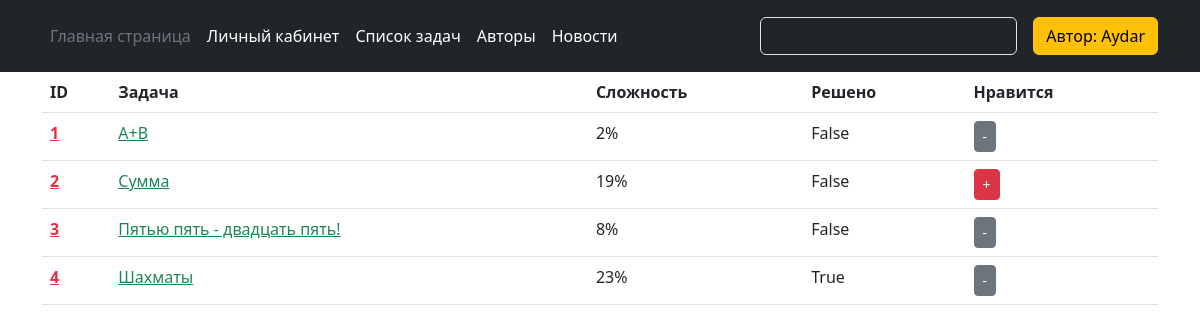
Page /problems (signed in) on the committed database.
### data/users.py (models this page shows, shortened)
class User(SqlAlchemyBase, UserMixin, SerializerMixin):
    __tablename__ = 'users'
    id = sqlalchemy.Column(sqlalchemy.Integer,
                           primary_key=True, autoincrement=True)
    username = sqlalchemy.Column(sqlalchemy.String, nullable=False)
    email = sqlalchemy.Column(sqlalchemy.String,
                              index=True, unique=True, nullable=True)
    hashed_password = sqlalchemy.Column(sqlalchemy.String, nullable=True)
    role = sqlalchemy.Column(sqlalchemy.String)
    problems = orm.relationship('Problems', back_populates='author')
    solved_problems = orm.relationship('Solvings', back_populates='student')
    favourite_problems = orm.relationship('FavouriteProblems', back_populates='student')

### data/problems.py (models this page shows)
class Problems(SqlAlchemyBase, SerializerMixin):
    __tablename__ = 'problems'
    id = sqlalchemy.Column(sqlalchemy.Integer, primary_key=True, autoincrement=True)
    author_id = sqlalchemy.Column(sqlalchemy.Integer, sqlalchemy.ForeignKey("users.id"))
    title = sqlalchemy.Column(sqlalchemy.String, nullable=True)
    description = sqlalchemy.Column(sqlalchemy.String, nullable=True)
    input_description = sqlalchemy.Column(sqlalchemy.String, nullable=True)
    output_description = sqlalchemy.Column(sqlalchemy.String, nullable=True)
    difficult = sqlalchemy.Column(sqlalchemy.Integer, nullable=True)
    rating = sqlalchemy.Column(sqlalchemy.Integer, default=100)
    example_count = sqlalchemy.Column(sqlalchemy.Integer, default=0)
    test_count = sqlalchemy.Column(sqlalchemy.Integer, default=0)
    time_needed = sqlalchemy.Column(sqlalchemy.String, default='1 сек')
    memory_needed = sqlalchemy.Column(sqlalchemy.String, default='16 Мб')
    post_date = sqlalchemy.Column(sqlalchemy.DateTime, default=datetime.datetime.now())
    author = orm.relationship('User')
    students_that_solved = orm.relationship('Solvings', back_populates='problem')
    students_that_liked = orm.relationship('FavouriteProblems', back_populates='problem')
    tests = orm.relationship('Test', back_populates='problem')
    examples = orm.relationship('Example', back_populates='problem')

### server.py (the view)
@app.route('/problems')
def problems():
    db_sess = db_session.create_session()
    problems = db_sess.query(Problems)
    fav_problems = [item.problem_id for item in db_sess.query(FavouriteProblems).filter(current_user.id == FavouriteProblems.student_id)]
    solved = [item.problem_id for item in
                    db_sess.query(Solvings).filter(current_user.id == Solvings.student_id)]
    return render_template('problems.html', title='Задачи', problems=problems, fav_problems=fav_problems, solved=solved)

### data/db_session.py (called while the page is built)
def create_session() -> Session:
    global __factory
    return __factory()

### server.py (called while the page is built)
@login_manager.user_loader
def load_user(user_id):
    db_sess = db_session.create_session()
    return db_sess.query(User).get(user_id)

### templates/problems.html
{% extends "base.html" %}
{% block content %}
    <table class="table">
      <thead class="thead-light">
        <tr>
          <th scope="col">ID</th>
          <th scope="col">Задача</th>
          <th scope="col">Сложность</th>
          <th scope="col">Решено</th>
          {% if current_user.is_authenticated%}
            <th scope="col">Нравится</th>
          {% endif %}
        </tr>
      </thead>
      <tbody>
        {% for item in problems %}
        <tr>
          <th scope="row"><a href="/problem/{{item.id}}" class="link-danger">{{item.id}}</a></th>
          <td><a href="/problem/{{item.id}}" class="link-success">{{item.title}}</a></td>
          <td>{{item.difficult}}%</td>
          {% if current_user.is_authenticated %}
            {% if item.id in solved %}
              <td>True</td>
            {% else %}
              <td>False</td>
            {% endif %}
            {% if item.id in fav_problems %}
              <td><a class="btn btn-secondary btn-sm" href="/liked/{{item.id}}">-</a></td>
            {% else %}
              <td><a class="btn btn-danger btn-sm" href="/liked/{{item.id}}">+</a></td>
            {% endif %}
          {% endif %}
        </tr>
        {% endfor %}
      </tbody>
    </table>
{% endblock %}

### templates/base.html (shortened to what this page needs)
<!DOCTYPE html>
<html lang="en">
<head>
    <link rel="stylesheet" href=/static/css/style.css/>
    <link rel="stylesheet" href="/static/vendor/css/bootstrap.min.css">
</head>
<body>
    <header class="p-3 text-bg-dark">
    <div class="container">
      <div class="d-flex flex-wrap align-items-center justify-content-center justify-content-lg-start">
        <ul class="nav col-12 col-lg-auto me-lg-auto mb-2 justify-content-center mb-md-0">
          <li><a href="/" class="nav-link px-2 text-secondary">Главная страница</a></li>
          <li><a href="/profile" class="nav-link px-2 text-white">Личный кабинет</a></li>
          <li><a href="/problems" class="nav-link px-2 text-white">Список задач</a></li>
          <li><a href="/authors" class="nav-link px-2 text-white">Авторы</a></li>
          <li><a href="/news" class="nav-link px-2 text-white">Новости</a></li>
        </ul>
        <form class="col-12 col-lg-auto mb-3 mb-lg-0 me-lg-3" role="search" action="/problem">
          <input type="text" class="form-control form-control-dark text-bg-dark" placeholder="Введите номер задачи" aria-label="Поиск задач" name="problem_id">
        </form>
        <div class="text-end">
            {% if current_user.is_authenticated %}
                <a class="btn btn-warning" href="/logout">{{ current_user.role }}: {{ current_user.username }}</a>
            {% else %}
                <a class="btn btn-outline-light me-2" href="/register">Регистрация</a>
                <a class="btn btn-warning" href="/login">Вход</a>
            {% endif %}
        </div>
      </div>
    </div>
  </header>
    <center>
    <main role="main" class="container">
         {% block content %}{% endblock %}
    </main>
    </center>
</body>
</html>

### rows in the picture
User: role "Автор", username "Aydar"
Problems: id "1", title "A+B", difficult "2", shows "False"
Problems: id "2", title "Сумма", difficult "19", shows "False"
Problems: id "3", title "Пятью пять - двадцать пять!", difficult "8", shows "False"
Problems: id "4", title "Шахматы", difficult "23", shows "True"
